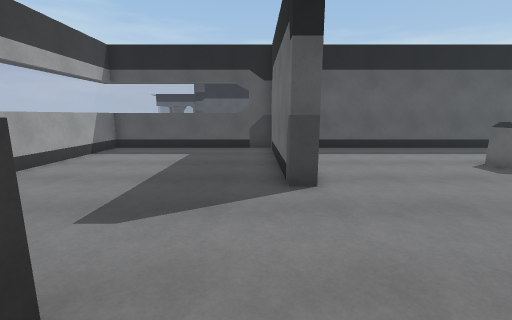
[1] (above)

19 first-person views from a walk through a Unity game level. The camera is 1.5 m above the floor, tilts 10° down and sees 90° across. Doors are open. The floor is counted in squares, 1 m on a side. Each view is taken from the middle of a square. On the plan, view 1 faces up. The plan holds only what a view shows up to about 13 squares ahead; the rest is blank. The place goes on beyond the plan. The player character is not drawn. Some animated figures are left out.

[2]
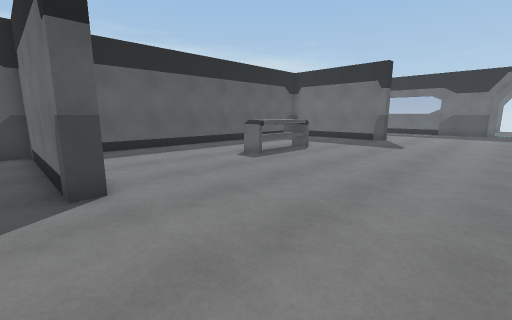

[3]
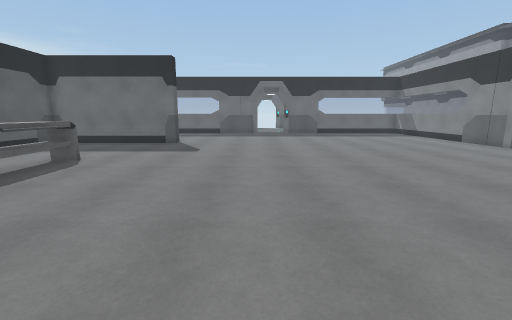

[4]
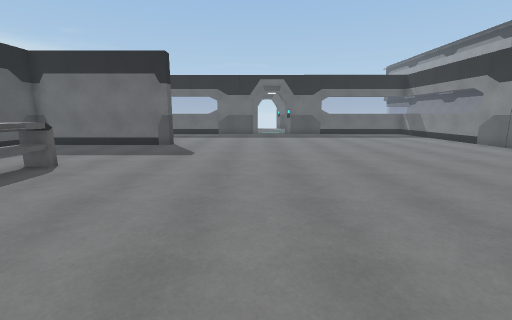

[5]
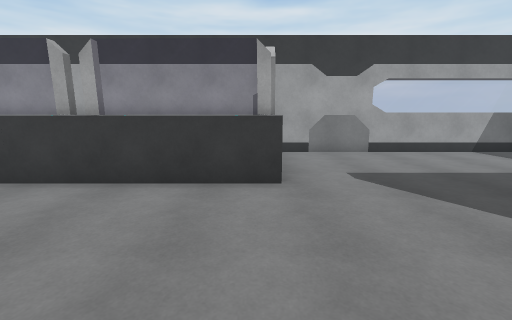

[6]
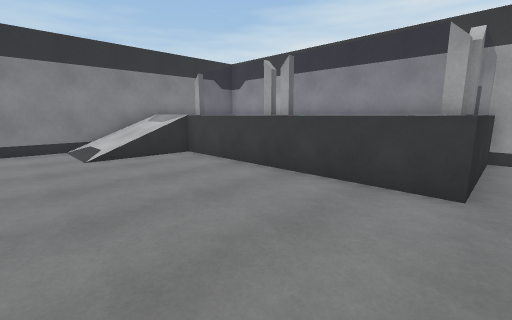

[7]
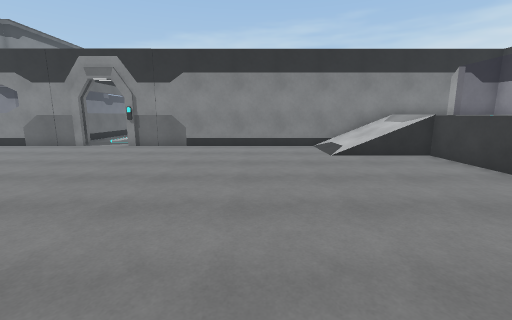

[8]
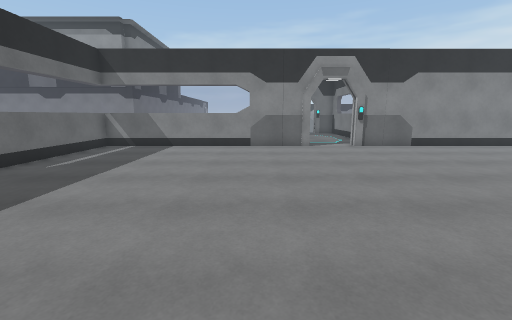

[9]
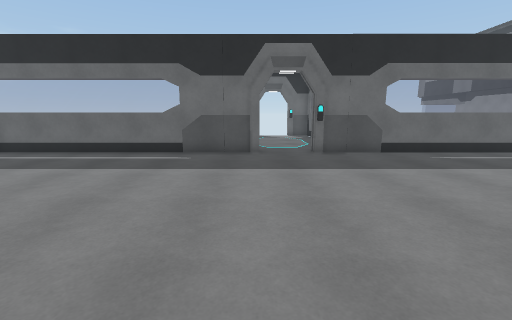

[10]
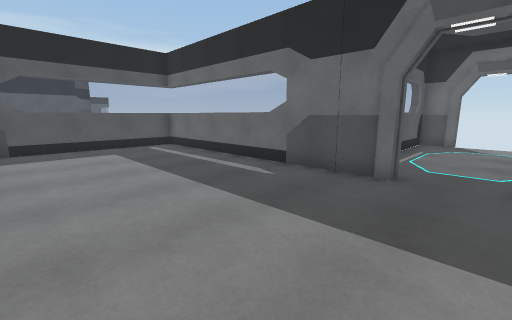

[11]
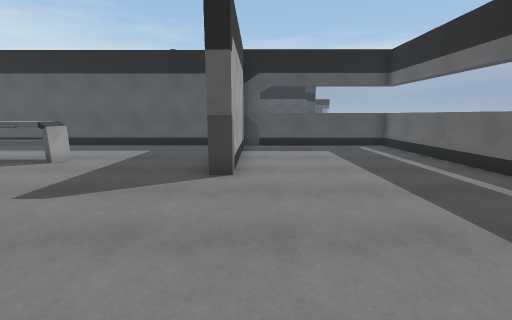

[12]
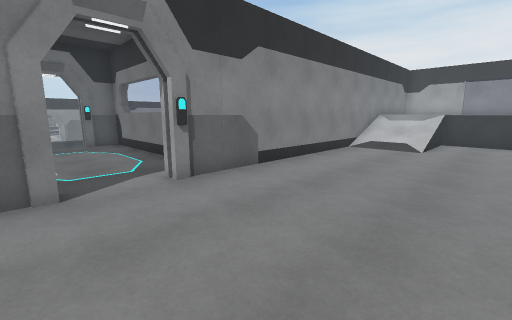

[13]
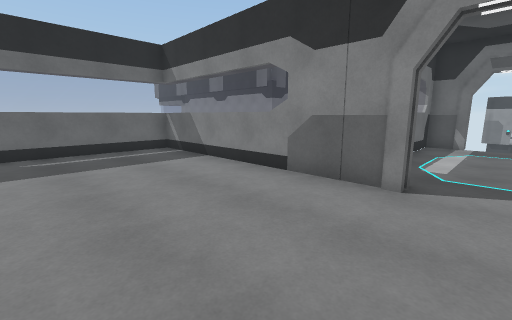

[14]
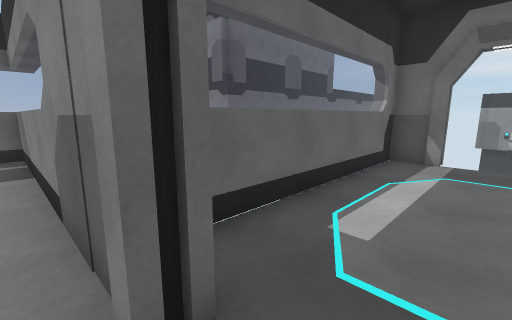

[15]
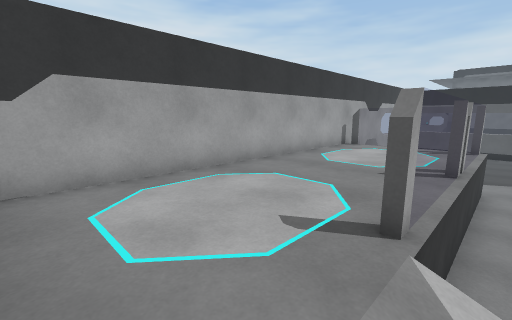

[16]
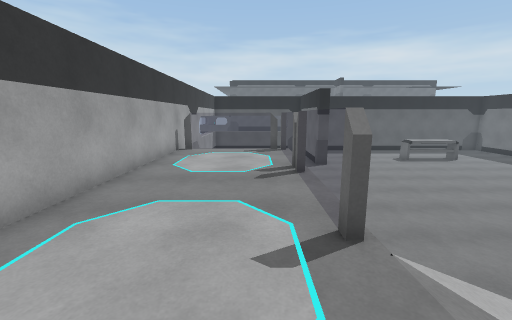

[17]
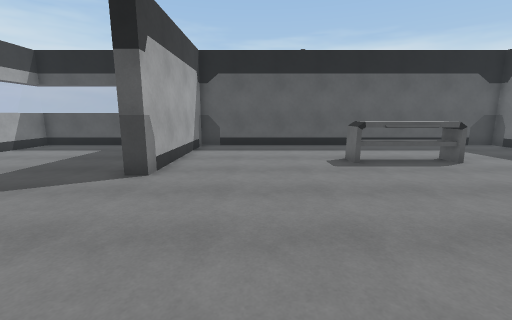

[18]
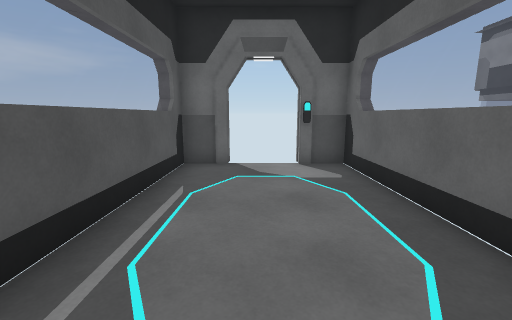

[19]
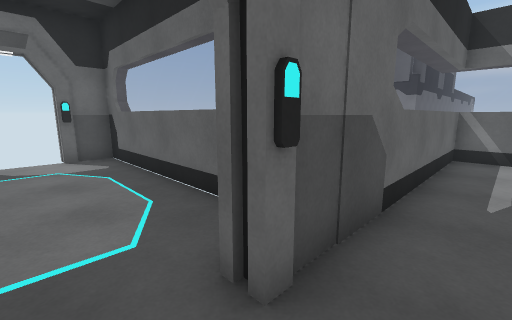

### Floor plan
Key: @ floor where view 1 was taken; # wall or solid block; x gap in a wall; . main floor; : floor 1.5 m higher than the main floor; / step, stairs or slope; = window, fence, low wall or low ledge; T table; O other object.
Columns run from 7 left of view 1 to 32 right of it. Each row starts with its distance up from view 1.
 12 ################################
 11 #.......#..............#.......#
 10 #.......#..............#.......#
  9 #.......#..............#.......#
  8 #.......#......TTT.....#.......#
  7 #.......#.....TTTT.....#.......#
  6 #.......#..............#.......#
  5 #..............................#
  4 #..............................#
  3 #..............................#
  2 #..............................#########
  1 #OOOOO.........................#.......x
  0 #::::O.@...............................
 -1 #::::O.................................
 -2 #::::O.........................#.......#
 -3 #::::O.........................#########
 -4 #::::O.........................#
 -5 #::::O.........................#
 -6 #::::O.........................#
 -7 #::::O.........................#
 -8 #:::::////.....................#
 -9 #:::::////.....................#
-10 #:::::////.....................#
-11 ###################..###########
-12                   ....#
-13                   ....#
-14                  #....#
-15                  #....#
-16                  #....#
-17                  #....#
-18                  =....#
-19                  ##  ##

Where each view was taken, in squares from view 1:
view 1: 0 up, 0 right, facing up
view 2: 0 up, 0 right, facing up-right
view 3: 1 up, 2 right, facing right
view 4: 1 up, 3 right, facing right
view 5: 1 up, 4 right, facing left
view 6: 2 up, 4 right, facing down-left
view 7: 2 up, 5 right, facing down
view 8: 2 up, 16 right, facing down
view 9: 1 up, 13 right, facing right
view 10: 1 down, 17 right, facing up-right
view 11: 1 down, 17 right, facing up
view 12: 5 down, 14 right, facing down-left
view 13: 5 down, 12 right, facing down-right
view 14: 10 down, 12 right, facing down-right
view 15: 10 down, 1 left, facing up-left
view 16: 10 down, 3 left, facing up
view 17: 1 down, 4 right, facing up
view 18: 0 up, 24 right, facing right
view 19: 0 up, 22 right, facing down-right
